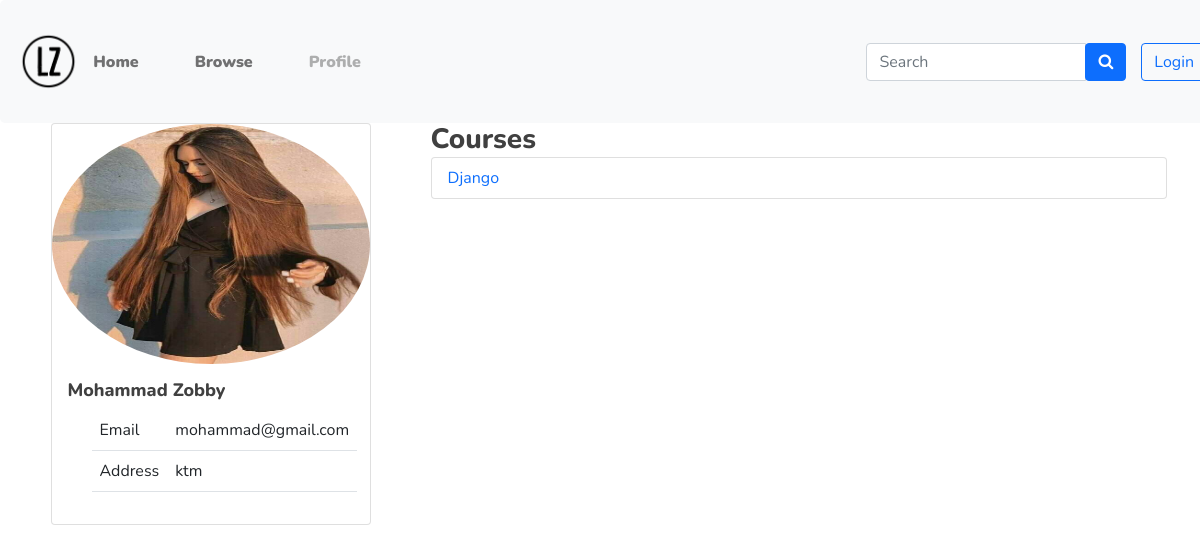
/teacher/mohammad, run on the app's committed database.
### main/models.py (models this page shows, shortened)
class Teacher(models.Model):
    user = models.OneToOneField(User, on_delete=models.CASCADE)
    cv = models.FileField(upload_to='cvs/')
    bio = models.CharField(null=True, max_length=100, blank=True)
    address = models.CharField(max_length=200, blank=True)
    photo = models.FileField(null=True, blank=True)
    phone = models.CharField(null=True, max_length=20, blank=True)
    approved = models.BooleanField(default=False)

class User(AbstractUser):
  USER_TYPE_CHOICES = (
      (1, 'student'),
      (2, 'teacher'),
      (3, 'admin'),
  )
  user_type = models.PositiveSmallIntegerField(choices=USER_TYPE_CHOICES, default=3)
  def __str__(self):
      return self.first_name + " " + self.last_name

class Course(models.Model):
    name = models.CharField(max_length=100)
    uploaded_by = models.ForeignKey(Teacher, on_delete=models.CASCADE)
    description = models.TextField(max_length=1000)
    category = models.ForeignKey(Categories, on_delete=models.SET_NULL, null=True)
    price = models.FloatField(default=0.0)
    approved = models.BooleanField(default=False)
    approval_message = models.CharField(max_length=200, null=True, blank=True)

### main/views.py (the view)
# urls.py: path('teacher/<str:username>', views.view_teacher, name='view_teacher')
def view_teacher(request, username):
    t = models.Teacher.objects.get(user__username=username)
    c = models.Course.objects.filter(uploaded_by=t)
    context={
        'teacher':t,
        'courses':c,
    }
    return render(request, 'view_teacher.html', context)

### main/templates/view_teacher.html
{% extends './base.html' %}
{% block content %}
<div class="container">
    <div class="row">
        <div class="col-4">
            <div class="card" style="width: 20rem;">
                <img class="card-img-top rounded-circle" style="height: 15rem; width: auto;" src="{{teacher.photo.url}}"
                    alt="Card image cap">
                <div class="card-body">
                    <h5 class="card-title">{{teacher.user}}</h5>
                    <div class="container mx-10">
                        <table class="table">
                            <tr>
                                <td>Email</td>
                                <td>{{teacher.user.email}}</td>
                            </tr>
                            <tr>
                                <td>Address</td>
                                <td>{{teacher.address}}</td>
                            </tr>
                        </table>
                    </div>
                </div>
            </div>
        </div>
        <div class="col-8">
            <h3>Courses</h3>
            <ul class="list-group">
                {% for course in courses %}
                    <li class="list-group-item"><a class="text-decoration-none" href="{% url 'course_details' course.id %}">{{course.name}}</a></li>
                {% endfor %}
            </ul>
        </div>
    </div>
</div>
{% endblock %}

### main/static/css/style.css (style rules this page uses)
body { font-family: "Nunito", sans-serif; font-weight: normal; font-style: normal; color: #798795; overflow-X: hidden; }
* { margin: 0; padding: 0; -webkit-box-sizing: border-box; -moz-box-sizing: border-box; box-sizing: border-box; }
img { max-width: 100%; }
i, span, a { display: inline-block; }
audio, canvas, iframe, img, svg, video { vertical-align: middle; }
h1, h2, h3, h4, h5, h6 { font-family: "Nunito", sans-serif; font-weight: 800; color: #404040; margin: 0px; }
h3 { font-size: 28px; }
h5 { font-size: 18px; }
ul, ol { margin: 0px; padding: 0px; list-style-type: none; }

### data on the page
Teacher: photo (picture), user "Mohammad Zobby", user.email "mohammad@gmail.com", address "ktm"
Course: name "Django"
